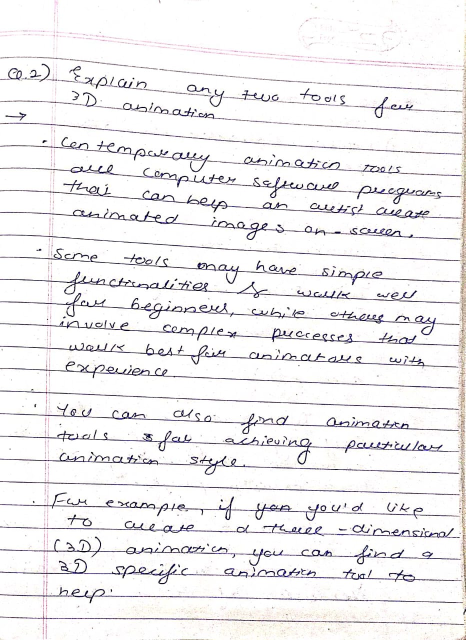
#> input picture clahe.png, 931 x 1280 px, found by its file name (shown at 1/2 size)
$ python CLAHE.py
#> lines starting #> are read from the running program, lines starting #| are printed output that depends on the picture; after the words box and inside, x2 and y2 are one past the last pixel; in counts of white or black regions, pixels touching at a corner belong together
import cv2
import numpy as np

# Reading the image from the present directory
image = cv2.imread("E:\student_corner\DIP\practical\clahe.png")
#> image is the input picture: shape (1280, 931, 3); mean B, G, R 239.4, 238.2, 239.5
# Resizing the image for compatibility
image = cv2.resize(image, (500, 600))
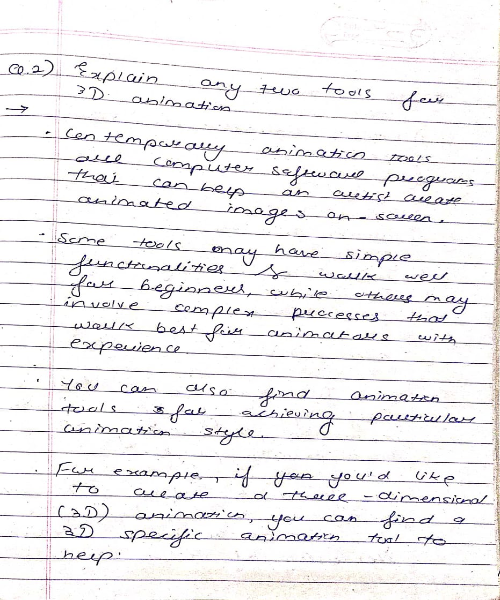
#> image: shape (600, 500, 3); mean B, G, R 239.3, 238.2, 239.4

# The initial processing of the image
# image = cv2.medianBlur(image, 3)
image_bw = cv2.cvtColor(image, cv2.COLOR_BGR2GRAY)

# The declaration of CLAHE
# clipLimit -> Threshold for contrast limiting
clahe = cv2.createCLAHE(clipLimit=5)
final_img = clahe.apply(image_bw) + 30
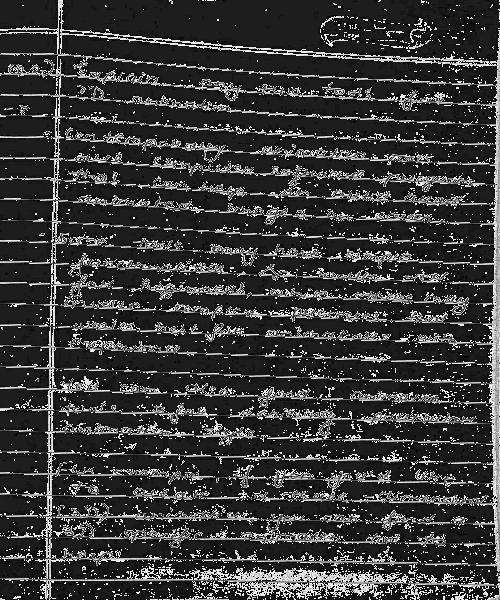
#> final_img: shape (600, 500); min 0, max 255, mean 58.1

# Ordinary thresholding the same image
_, ordinary_img = cv2.threshold(image_bw, 155, 255, cv2.THRESH_BINARY)
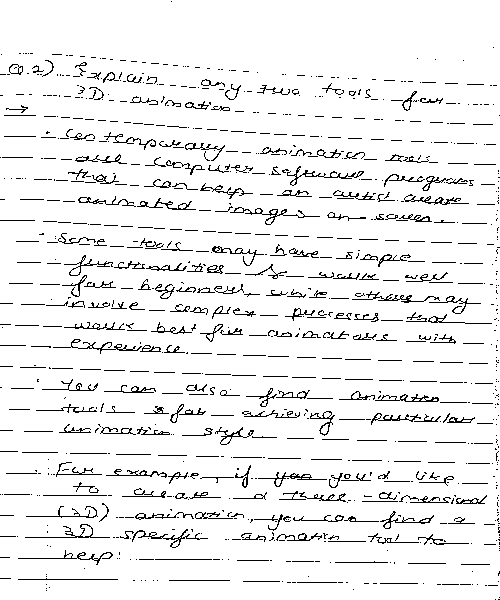
#> ordinary_img: shape (600, 500); 93.4% white; black in thin lines or dots

# Showing the two images
cv2.imshow("ordinary threshold", ordinary_img)
cv2.imshow("CLAHE image", final_img)

cv2.waitKey(0)
cv2.destroyAllWindows()

$ run again, with Thresold.jpeg saved as clahe.png
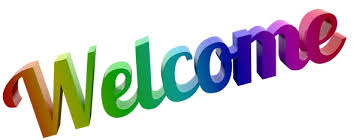
#> input picture Thresold.jpeg, 359 x 140 px, found by its file name
#> image is the input picture: shape (140, 359, 3); mean B, G, R 209.1, 209.8, 210.4
#> image: shape (600, 500, 3)
#> `final_img = clahe.apply(image_bw) + 30`:
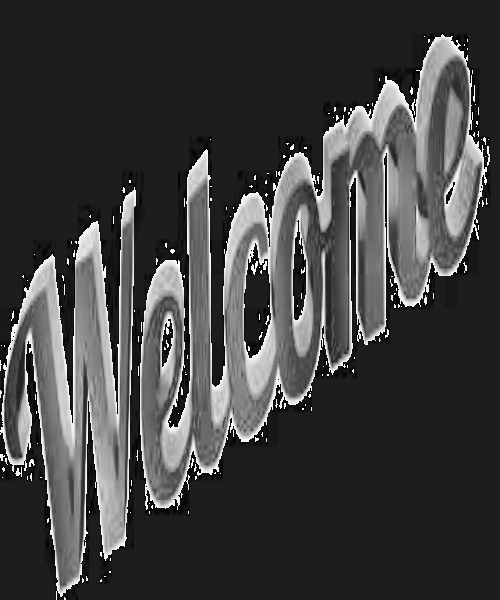
#> final_img: shape (600, 500); min 0, max 255, mean 64.8
#> `_, ordinary_img = cv2.threshold(image_bw, 155, 255, cv2.THRESH_BINARY)`:
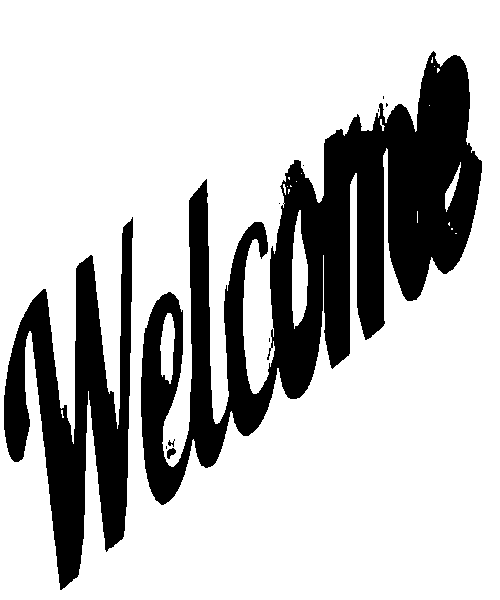
#> ordinary_img: shape (600, 500); 75.5% white; 11 black regions (7 under 20 px), largest, box (x1, y1, x2, y2) and area: (141, 51, 482, 505) 52909, (4, 217, 133, 590) 20461, (167, 448, 176, 459) 61, (168, 439, 175, 447) 24
